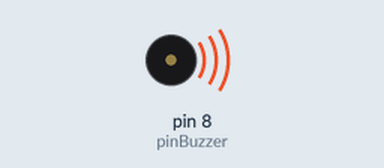
This sketch was run on a simulated Arduino Uno, built with avr-gcc and run on an emulated ATmega328P. Parts: buzzer (waves = sounding).

Above: at 0.5 s.
At 3.2 s:
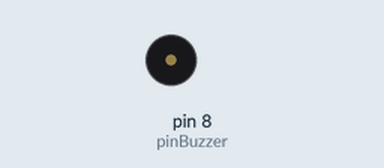
Timing chart, 0 to 4.6 s (numbered marks = the images above):
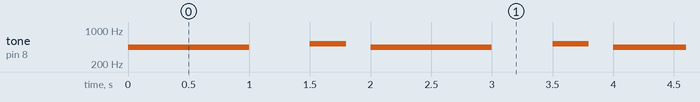

Measured:
- by itself, tone on pin 8 (pinBuzzer): repeats every 2.0 s: silent 0.50 s, 523 Hz 0.30 s, silent 0.20 s, 440 Hz 1.0 s

The sketch:

PROGRAMA_2.ino
```cpp
const int pinBuzzer = 8;

void setup()
{
}

void loop()
{
tone(pinBuzzer,440);
delay(1000);
noTone(pinBuzzer);
delay(500);
tone(pinBuzzer,523,300);
delay(500);
}
```
